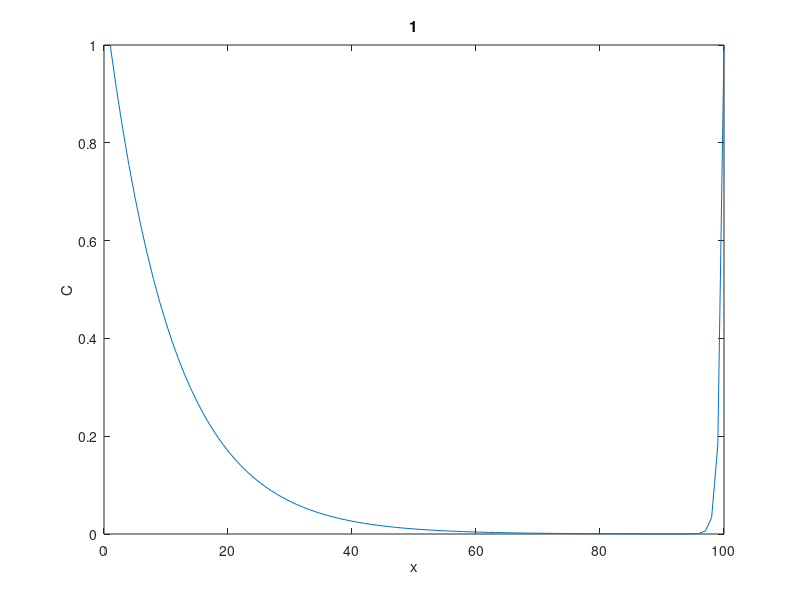

This figure's MATLAB source:
%% ADVDIFFSOURCE solves the advection-diffusion equation with sources.
%
%  Discussion:
%
%    This script combines the Lax-Wendroff advection scheme with the explicit
%    Euler diffusion scheme and an explicit scheme for the sink term with
%    rate K.
%
%    This script is discussed in chapter 6 of the reference.
%
%  Modified:
%
%    01 December 2009
%
%  Author:
%
%    Benoit Cushman-Roisin, Jean-Marie Beckers.
%
%  Reference:
%
%    Benoit Cushman-Roisin, Jean-Marie Beckers,
%    Introduction to Geophysical Fluid Dynamics,
%    Academic Press, 2010.
%
%  Parameters:
%
clear all;

% PARAMETERS

M=100;
cfl=0.5;     % Test with cfl= 1 0.5 0.1 0.05
diffd=0.25;  % Test with diffd= 0.05
gammadt=.05;
MF=100;
NITER=MF/cfl;
MSOL=2;
isol=1;

% RESOLUTION

% Initial values
cc=zeros(M,NITER/MSOL);
for i=1:M
    c(i)=0;
    x(i)=i;
end
cp=c;

% Make N time steps
for n=1:NITER
    
    % New values for interior points
    for i=2:M-1
        cp(i)=c(i)-cfl*(c(i+1)-c(i-1))/2-gammadt*c(i)+(diffd+cfl*cfl/2)*(c(i+1)-2*c(i)+c(i-1));
    end
    
    % Boundary condition (Upwind)
    cp(1)=1.;
    cp(M)=1.;
    
    % Update new values
    c=cp;
    if mod(n,MSOL)==0
        isol=isol+1;
        cc(:,isol)=c(:);
        
% PLOT
        
        plot(x,c)
        xlabel('x');
        ylabel('C');
        title(n/NITER)
        pause(0.1)
    end
    
end

%mesh(cc)
%xlabel('x');
%ylabel('iteration');
%zlabel('C');

%plot(x,cc,'-')%,x,ci,'-.')
%axis([0 M -0.4 1.4])
